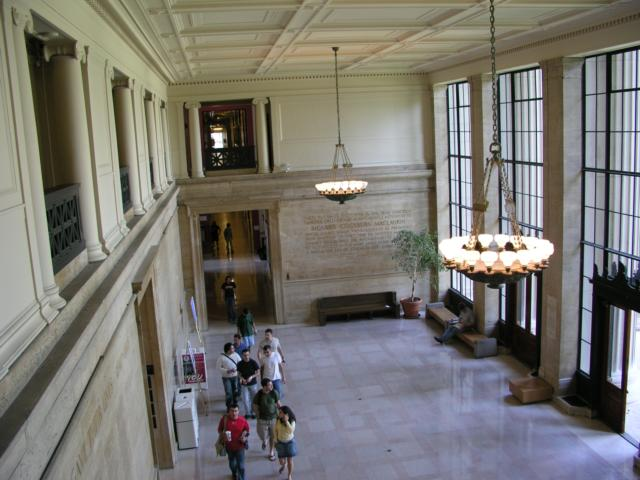
%> input picture SuperParsing/im_parser/Libraries/SpatialPyramid/images/p1010843.jpg, 640 x 480 px
$ octave --eval "result = SpatialCues(imread('../Libraries/SpatialPyramid/images/p1010843.jpg'));"   (GNU Octave 9; MATLAB toolbox functions it lacks are replaced by stand-ins)
%> lines starting %> are read from the running program, lines starting %| are printed output that depends on the picture
function [hC vC] = SpatialCues(im,sz)
im = im2double(im);
if(~exist('sz','var'))
    sz = 11;
end
g = fspecial('gauss', [sz sz], sqrt(sz));
dy = fspecial('sobel');
vf = conv2(g, dy, 'valid');
sz = size(im);
%> sz = [480 640 3]
%vf = [1;-1];

vC = zeros(sz(1:2));
hC = vC;

for b=1:size(im,3)
    vC = max(vC, abs(imfilter(im(:,:,b), vf, 'symmetric')));
    hC = max(hC, abs(imfilter(im(:,:,b), vf', 'symmetric')));
end
%> this loop made 3 passes
%> pass 1, in SpatialCues, `vC = max(vC, abs(imfilter(im(:,:,b), vf, 'symmetric')));`:
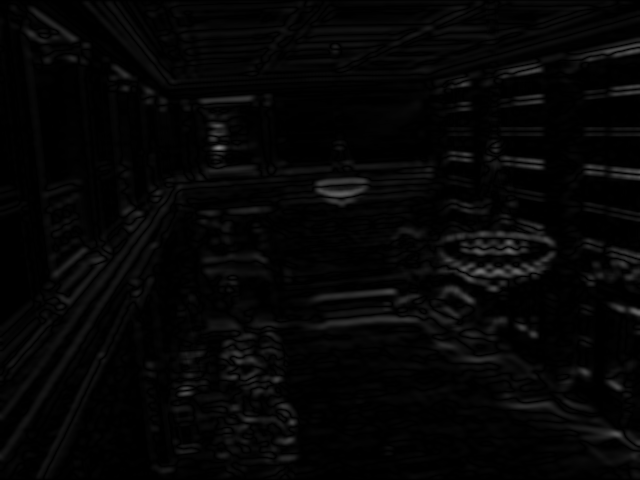
%> vC: size 480x640 double; min 0, max 0.472, mean 0.0232
%> pass 1, in SpatialCues, `hC = max(hC, abs(imfilter(im(:,:,b), vf', 'symmetric')));`:
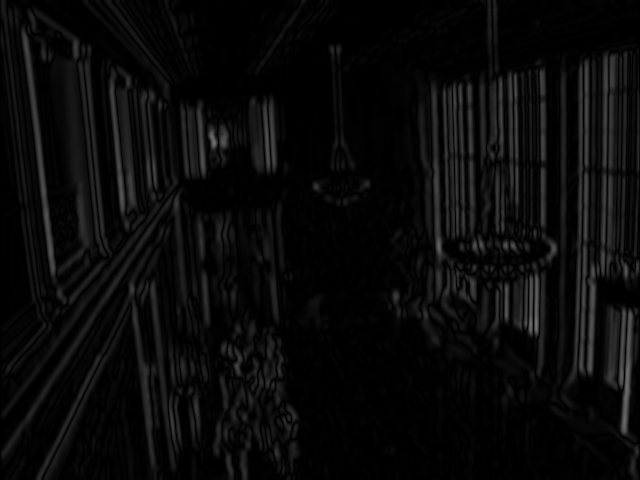
%> hC: size 480x640 double; min 1.73e-18, max 0.454, mean 0.041
end

$ run again, on SuperParsing/im_parser/Libraries/SpatialPyramid/images/p1010844.jpg
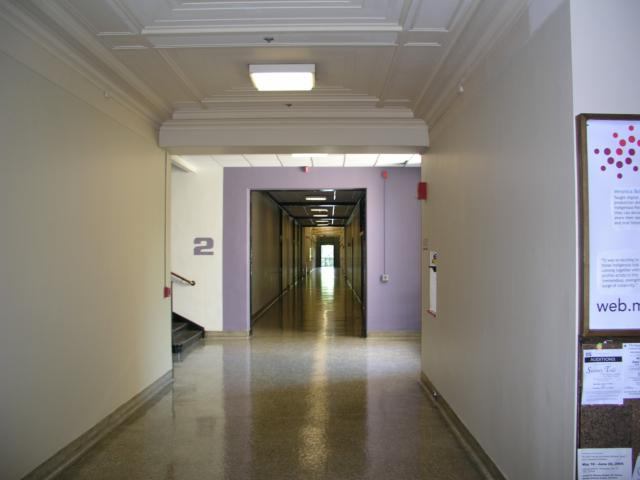
%> input picture SuperParsing/im_parser/Libraries/SpatialPyramid/images/p1010844.jpg, 640 x 480 px
%> the loop in SpatialCues, `for b=1:size(im,3)` made 3 passes
%> pass 1, in SpatialCues, `vC = max(vC, abs(imfilter(im(:,:,b), vf, 'symmetric')));`:
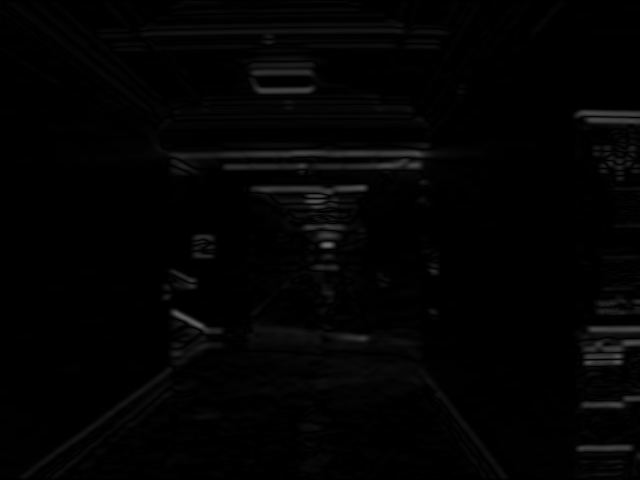
%> vC: size 480x640 double; min 0, max 0.431, mean 0.0136
%> pass 1, in SpatialCues, `hC = max(hC, abs(imfilter(im(:,:,b), vf', 'symmetric')));`:
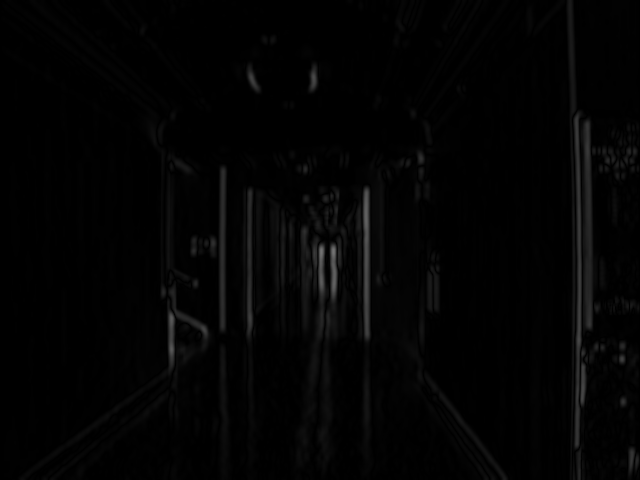
%> hC: size 480x640 double; min 0, max 0.452, mean 0.0147

$ run again, on SuperParsing/im_parser/Libraries/SpatialPyramid/images/p1010845.jpg
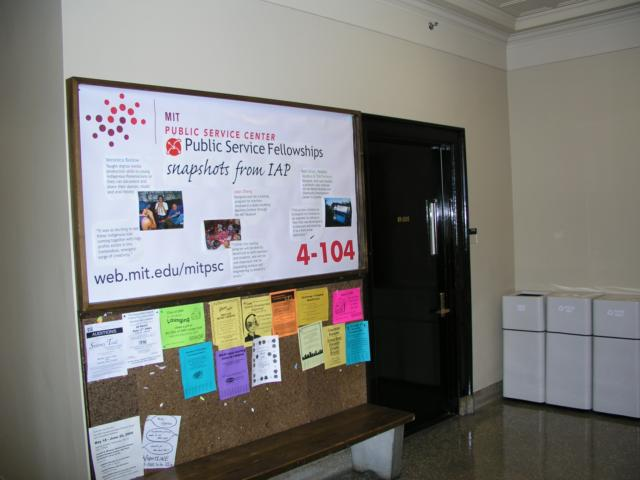
%> input picture SuperParsing/im_parser/Libraries/SpatialPyramid/images/p1010845.jpg, 640 x 480 px
%> the loop in SpatialCues, `for b=1:size(im,3)` made 3 passes
%> pass 1, in SpatialCues, `vC = max(vC, abs(imfilter(im(:,:,b), vf, 'symmetric')));`:
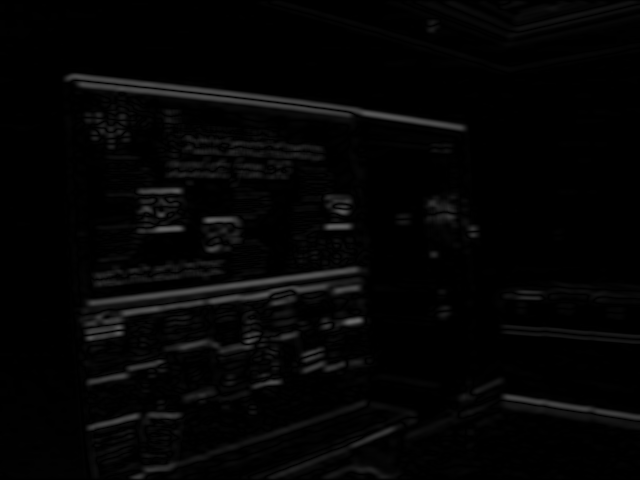
%> vC: size 480x640 double; min 0, max 0.402, mean 0.0195
%> pass 1, in SpatialCues, `hC = max(hC, abs(imfilter(im(:,:,b), vf', 'symmetric')));`:
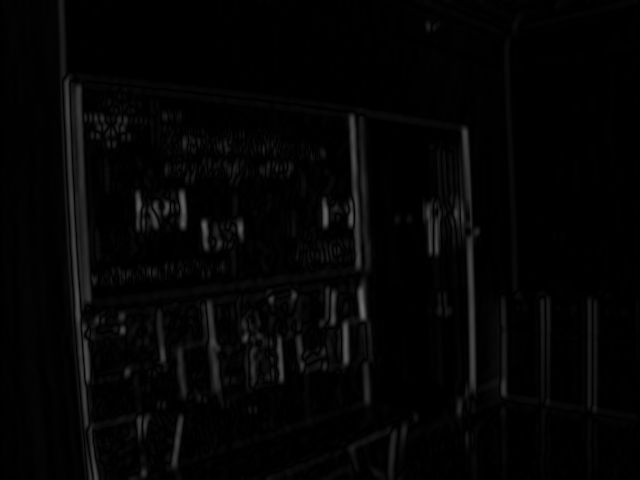
%> hC: size 480x640 double; min 0, max 0.425, mean 0.0187

$ run again, on SuperParsing/im_parser/Libraries/SpatialPyramid/images/p1010846.jpg
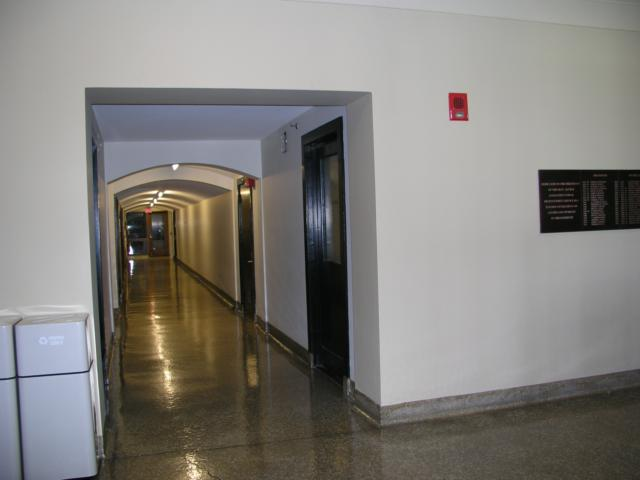
%> input picture SuperParsing/im_parser/Libraries/SpatialPyramid/images/p1010846.jpg, 640 x 480 px
%> the loop in SpatialCues, `for b=1:size(im,3)` made 3 passes
%> pass 1, in SpatialCues, `vC = max(vC, abs(imfilter(im(:,:,b), vf, 'symmetric')));`:
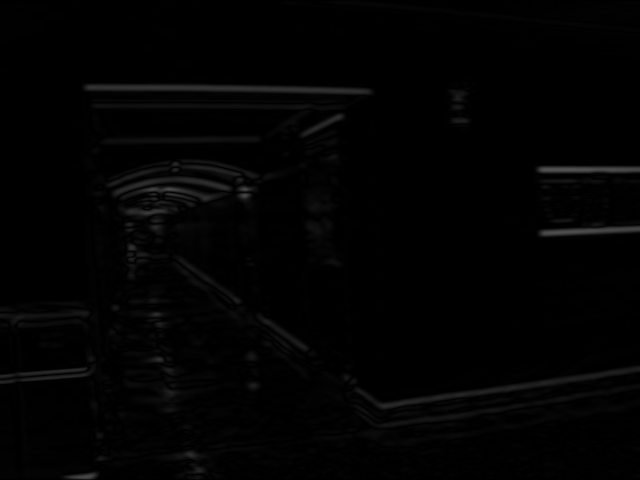
%> vC: size 480x640 double; min 0, max 0.327, mean 0.0111
%> pass 1, in SpatialCues, `hC = max(hC, abs(imfilter(im(:,:,b), vf', 'symmetric')));`:
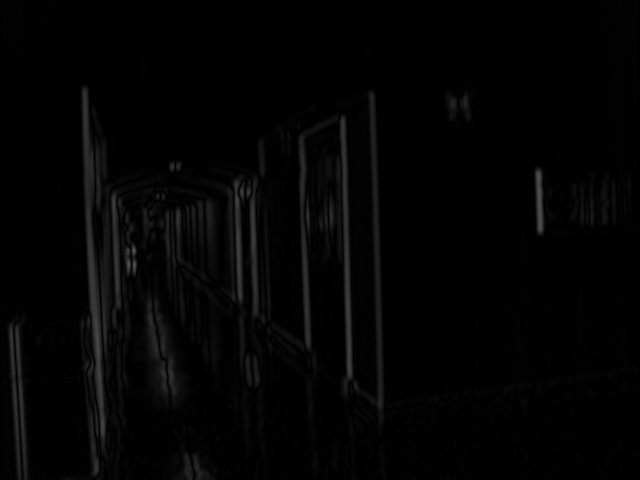
%> hC: size 480x640 double; min 0, max 0.327, mean 0.0161
